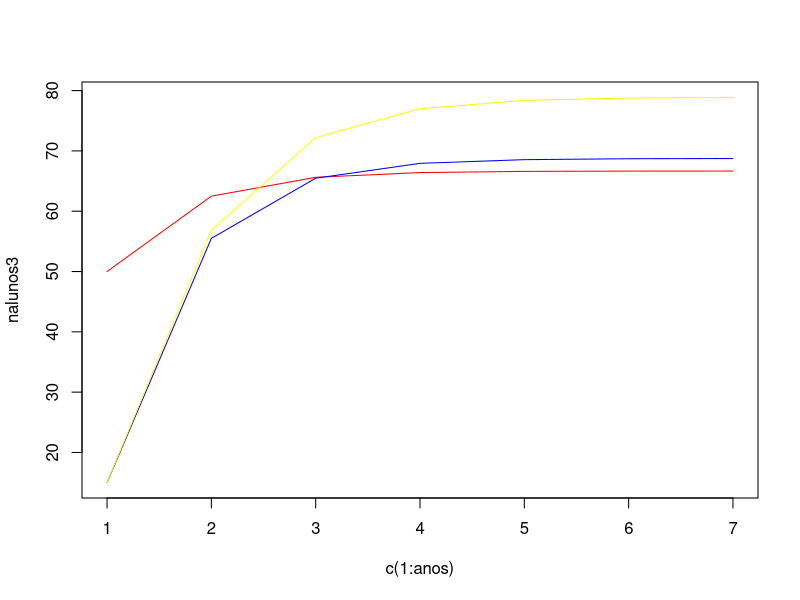

Source code (R):
# P2 - MAE0399
# Heloisa Tambara 

#### Exercicio 2 ####
# a.
## Parametros iniciais
X = c(50, 15, 15)
matriculas = X
pa = .6
pr = .25
pd = .15

sa = .7
sr = .2
sd = .1


## Walk
var = c(0)
nalunos1 = c(X[1])
nalunos2 = c(X[2])
nalunos3 = c(X[3])
bool = 3
anos = 1
while (bool) { 
  x1=X[1]
  x2=X[2]
  x3=X[3]
  
  X[1] = X[1]*pr + matriculas[1]
  X[2] = X[1]*pa + X[2]*sr + matriculas[2]
  X[3] = X[2]*sa + X[3]*sr + matriculas[3]
  
  if (X[3] * .05 > abs(X[3]-x3)) {
    bool = bool-1
  }
  var = append(var, abs(X[3]-x3)/X[3])
  anos = anos + 1
  nalunos1 = append(nalunos1, X[1])
  nalunos2 = append(nalunos2, X[2])
  nalunos3 = append(nalunos3, X[3])
}


plot(c(1:anos), nalunos3, type="n")

lines(c(1:anos), nalunos1,col = "Red")
lines(c(1:anos),nalunos2, col = "Blue")
lines(c(1:anos), nalunos3,col = "Yellow")

anos-3 # ano que converge

# b.
nalunos1 # 66 alunos
nalunos2 # 68 alunos
nalunos3 # 78 alunos

# c.
matriculas = c(runif(1, 45, 55), runif(1, 10, 20), runif(1, 10, 20))


